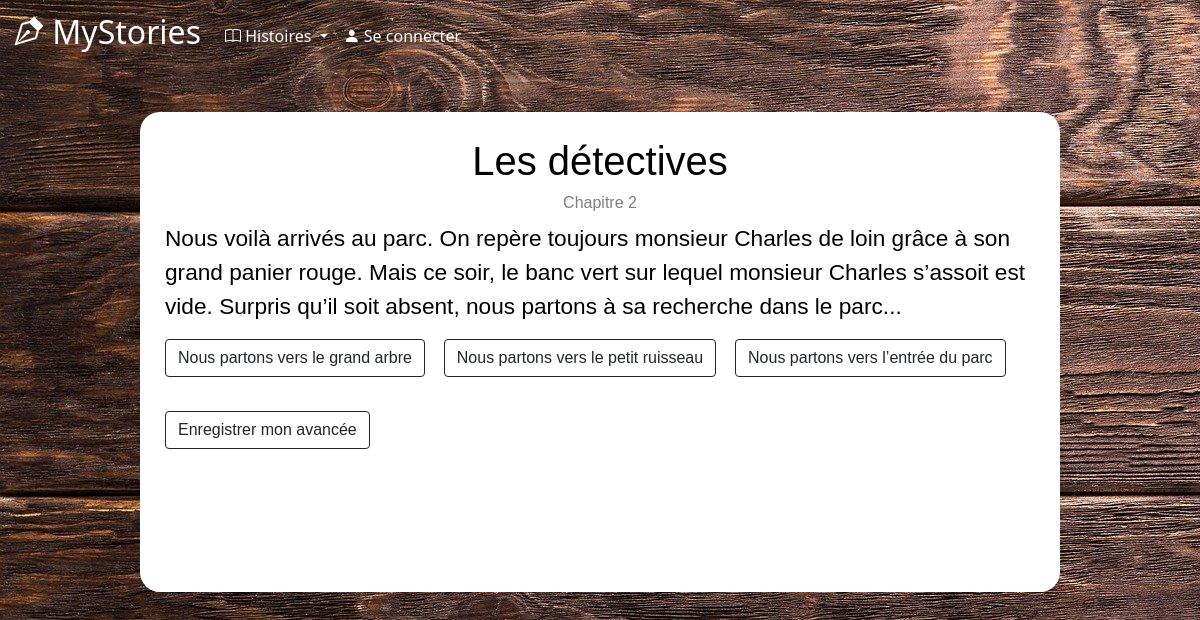
Screenshot of /chapter.php?story_id=1&chapter_num=2&choice_num=1 with the database file from the repository.
### tables this page shows
CREATE TABLE `stories` (
  `id_story` int(11) NOT NULL,
  `title` varchar(50) DEFAULT NULL,
  `author` varchar(30) DEFAULT NULL,
  `nbChapters` int(11) DEFAULT NULL,
  `finished` tinyint(1) DEFAULT NULL,
  `date` date DEFAULT NULL,
  `hide` tinyint(1) NOT NULL,
  `summary` mediumtext NOT NULL,
  `nbrPoints` int(11) DEFAULT NULL
);

CREATE TABLE `chapters` (
  `id_chapter` int(11) NOT NULL,
  `id_story` int(11) NOT NULL,
  `numChapter` int(11) NOT NULL,
  `chapterContent` longtext NOT NULL,
  `choice1` mediumtext DEFAULT NULL,
  `choice2` mediumtext DEFAULT NULL,
  `choice3` mediumtext DEFAULT NULL
);

### chapter.php (the view, shortened to what this page needs)
<?php include("includes/header.php") ?>
<?php include("includes/connect.php") ?>
<main>
    <div id=backgroundConnexion>
    <?php
        $requete = "SELECT * FROM stories WHERE id_story = :id";
        $req = $bdd->prepare($requete);
        $req->execute(array('id' => $_GET['story_id']));
        $histoire = $req->fetch();
    ?>
        <h1 id="centre"><?php echo $histoire['title']; ?></h2>
        <h6 id="donneesHistoire">Chapitre <?= $_GET['chapter_num']?></h6>
        <?php
        $requete = "SELECT * FROM chapters WHERE id_story = :id AND numChapter = :chap";
        $req = $bdd->prepare($requete);
        $req->execute(array(
            'id' => $_GET['story_id'],
            'chap'=> $_GET['chapter_num']
        ));
        $chapter = $req->fetch();
        ?>
        <div>
            <p>
                <?= $chapter['chapterContent']?>
            </p>
        </div>
        <div>
            <?php
            if(!empty($chapter['choice1'])){
                $requete2 = "SELECT * FROM links WHERE id_story = :id AND Previous_Chapter = :previous_chap AND Previous_Choice = :previous_choice ";
                $req2 = $bdd->prepare($requete2);
                $req2->execute(array(
                    'id' => $_GET['story_id'],
                    'previous_chap'=> $_GET['chapter_num'],
                    'previous_choice'=> 1
                ));
                $choix1 = $req2->fetch();
                ?>
                <a class="btn btn-outline-dark" href="chapter.php?story_id=<?= $choix1['id_story']?>&chapter_num=<?= $choix1['Chapter']?>&choice_num=1" role="button"><?= $chapter['choice1']?></a>
                <?php
            }
            if(!empty($chapter['choice2'])){
                $requete3 = "SELECT * FROM links WHERE id_story = :id AND Previous_Chapter = :previous_chap AND Previous_Choice = :previous_choice ";
                $req3 = $bdd->prepare($requete3);
                $req3->execute(array(
                    'id' => $_GET['story_id'],
                    'previous_chap'=> $_GET['chapter_num'],
                    'previous_choice'=> 2
                ));
                $choix2 = $req3->fetch();
                ?>
                <a class="btn btn-outline-dark" href="chapter.php?story_id=<?= $choix2['id_story']?>&chapter_num=<?= $choix2['Chapter']?>&choice_num=2" role="button"><?= $chapter['choice2']?></a>
                <?php
            }
            if(!empty($chapter['choice3'])){
                $requete4 = "SELECT * FROM links WHERE id_story = :id AND Previous_Chapter = :previous_chap AND Previous_Choice = :previous_choice ";
                $req4 = $bdd->prepare($requete4);
                $req4->execute(array(
                    'id' => $_GET['story_id'],
                    'previous_chap'=> $_GET['chapter_num'],
                    'previous_choice'=> 3
                ));
                $choix3 = $req4->fetch();
                ?>
                <a class="btn btn-outline-dark" href="chapter.php?story_id=<?= $choix3['id_story']?>&chapter_num=<?= $choix3['Chapter']?>&choice_num=3" role="button"><?= $chapter['choice3']?></a>
                <?php
            }
            ?>
        </div>
        <br/>
        <div>
            <a class="btn btn-outline-dark" href="advancement.php?story_id=<?= $_GET['story_id']?>&chapter_num=<?= $_GET['chapter_num']?>" role="button">Enregistrer mon avancée</a>
        </div>
    </div>
</main>
</body>
</html>

### includes/head.php (shortened to what this page needs)
<!doctype html>
<html lang="fr">
<head>
  <link href="https://cdn.jsdelivr.net/npm/bootstrap@5.0.2/dist/css/bootstrap.min.css" rel="stylesheet">
  <link rel="stylesheet" href="https://cdn.jsdelivr.net/npm/bootstrap-icons@1.5.0/font/bootstrap-icons.css">
  <link rel="stylesheet" href="style.css" />
</head>

### includes/header.php (shortened to what this page needs)
<?php include("includes/head.php"); ?>
<body class="accueil">
  <nav class="navbar navbar-expand-lg navbar-dark bg-transparent">
    <div class="container-fluid">
      <a class="navbar-brand" href="Index.php">
        <h2><i class="bi bi-vector-pen"></i> MyStories</h2>
      </a>
      <div class="collapse navbar-collapse" id="navbarSupportedContent">
        <ul class="navbar-nav me-auto mb-2 mb-lg-0">
          <li class="nav-item dropdown">
            <a class="nav-link dropdown-toggle" href="#" id="navbarDropdown" role="button" data-bs-toggle="dropdown" aria-expanded="false">
              <i class="bi bi-book"></i> Histoires
            </a>
          </li>
          <li class="nav-item dropdown">
            <?php
            if (isset($_SESSION['login'])) {
            ?>
              <a class="nav-link dropdown-toggle" href="#" id="navbarDropdown" role="button" data-bs-toggle="dropdown" aria-expanded="false"> <i class="bi bi-person-check-fill"></i> Mon profil </a>
              <ul class="dropdown-menu" aria-labelledby="navbarDropdown">
                <li><a class="dropdown-item" href="#">Bibliothèque</a></li>
                <li><a class="dropdown-item" href="logout.php">Se déconnecter</a></li>
              </ul>
            <?php
            } else {
            ?>
              <a class="nav-link active" aria-current="page" href="login.php"><i class="bi bi-person-fill"></i> Se connecter</a>
            <?php
            }
            ?>
          </li>
        </ul>
      </div>
    </div>
  </nav>

### style.css (style rules this page uses)
.accueil { background-image: url("images/fondBois.jpg"); }
body { background-color: black; color: white; }
main { margin: 20px 10%; color: black; padding: 20px; position: relative; background-size: cover; background-attachment: fixed; width: 80vw; font-size: 0.6cm; font-family: 'Trebuchet MS', 'Lucida Sans Unicode', 'Lucida Grande', 'Lucida Sans', Arial, sans-serif; }
#navbarDropdown { color: white; }
#backgroundConnexion { position: relative; top: 0; left: 0; min-height: 60vh; background: white; border-radius: 20px; padding: 25px; z-index: 1; }
#centre { display: flex; justify-content: center; }
#donneesHistoire { color: grey; text-align: center; }

### rows the page displays
stories: title "Les détectives"
chapters: chapterContent "Nous voilà arrivés au parc. On repère toujours monsieur Charles de loin grâce à son grand panier rouge. Mais ce soir, le banc vert sur lequel monsieur Charles s’assoit est vide. Surpris qu’il soit absent, nous partons à sa recherche dans le parc...", choice1 "Nous partons vers le grand arbre", choice2 "Nous partons vers le petit ruisseau", choice3 "Nous partons vers l’entrée du parc"

### other values shown
$_GET['chapter_num'] "2"
